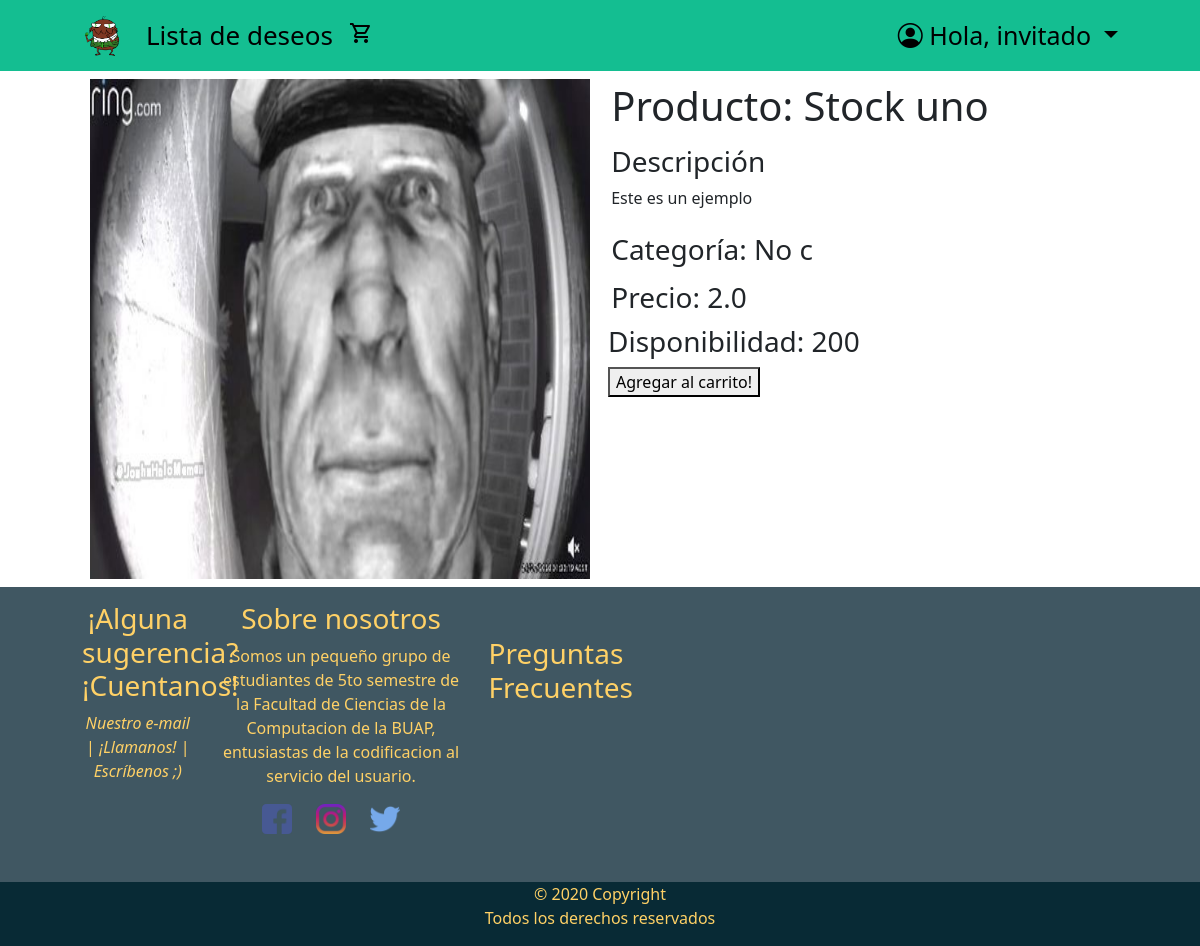
Before: /products/stock/1/ with the older database file.
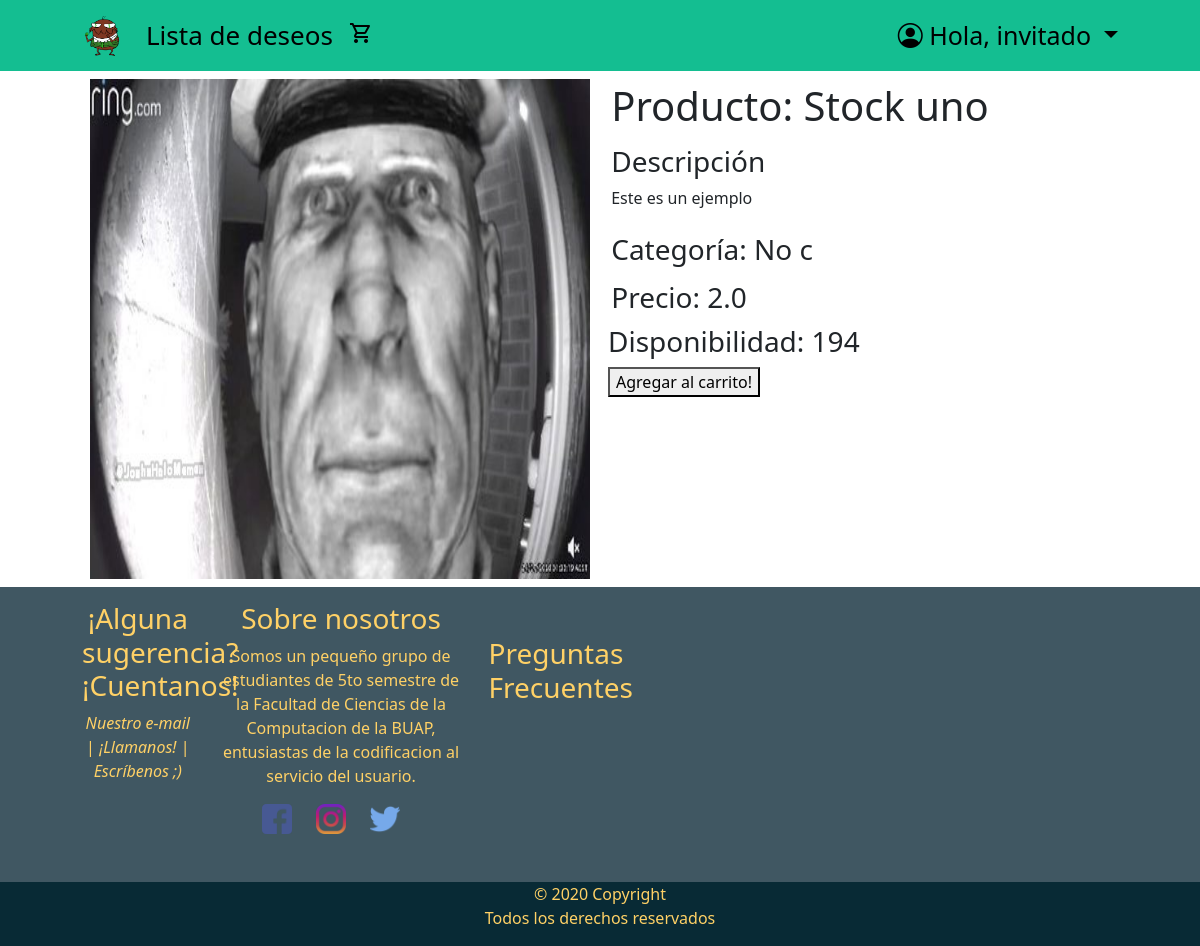
After: the same page with the newer database file.
### store/models.py (models this page shows, shortened)
class Product(models.Model):
    productName = models.CharField(max_length=50)
    description = models.CharField(max_length=200)
    category = models.CharField(max_length=50)
    isActive = models.BooleanField(default=True)
    image = models.ImageField()
    objects = models.Manager()
    products = ProductManager()
    seller = models.ForeignKey(User, null=True, on_delete=models.SET_NULL)
    class Meta:
        abstract = True

class StockProduct(Product):
    price = models.FloatField(max_length=50)
    inventory = models.PositiveIntegerField(blank=True,default=1)

### store/views.py (the view)
# urls.py: path("stock/<int:id_product>/", views.goToStockProduct, name="stockProductPage"),
def goToStockProduct(request,id_product):
    product = StockProduct.objects.get(id=id_product)
    if product.isActive:
        return render(request, "store/stockProductTemplate.html", {"product" : product})
    else:
        print("No puedes entrar! El usuario decidió que ya no está activo el producto")
        return HttpResponseNotAllowed("Not allowed")

### cart/context_processors.py (called while the page is built)
def cart(request):
    return {'cart':Cart (request)}

### store/templates/store/stockProductTemplate.html (shortened to what this page needs)
{% extends 'core/layout.html' %}
{% load static %}
{% block cssPath %}
<link rel="stylesheet" href="{% static 'store/productTemplate.css' %}"  type="text/css"/>
{% endblock cssPath %}
{% if productFound %}
    {% block body %}
    <div class="container">
        <div class="pictures">
            <img src="{{product.image.url}}"  alt="Product Image" width="500" height="500" />
        </div>
        <div class="productDescription">
            <div class="productName">
                <h1>Producto: {{ product.productName }}</h1>
            </div>
            <div class="description">
                <h3>Descripción</h3>
                <p>{{ product.description }}</p>
            </div>
            <div class="category">
                <h3>Categoría: {{ product.category }} <h3>
            </div>
            <div class="price">
                <h3>Precio: {{ product.price }} <h3>
            </div>
            <div class="inventory">
                <h3>Disponibilidad: {{ product.inventory }} <h3>
            </div>
            <div class="buy">
                <form method="POST" >
                    <button id="add-button" value={{product.id}} type="submit" name="BidProduct">Agregar al carrito!</button>
                </form>
            </div>
        </div>
    </div>
    {% endblock body %}
{% else %}
    <h1>Product no encontrado!</h1>
{% endif %}

Changed rows visible on the page:
changed StockProduct "Stock uno": inventory "200" → "194"
